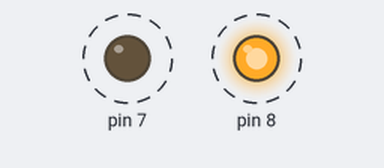
Bench run of a sketch on a simulated Arduino Uno, built with avr-gcc and run on an emulated ATmega328P. Parts: output pins drawn as LEDs (lit = HIGH). Dashed ring = blinking.

Above: at 0.1 s.
Timing chart, 0 to 3.0 s (numbered marks = the images above):
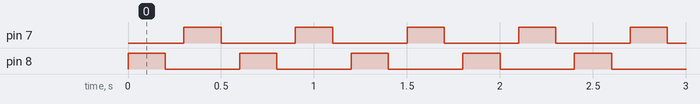

Measured:
- by itself, pin 7, pin 8: alternates HIGH for 0.20 s and LOW for 0.40 s
- by itself, everything shown: repeats every 0.60 s, in 4 steps

The sketch:

Lec5_Ex2.ino
```cpp
void setup() {
  pinMode(8, OUTPUT);
  pinMode(7, OUTPUT);
}

void loop() {
  digitalWrite(8, HIGH);
  delay (200);
  digitalWrite(8, LOW);
  delay(100);
  digitalWrite(7, HIGH);
  delay(200);
  digitalWrite(7, LOW);
  delay(100);
}
```
